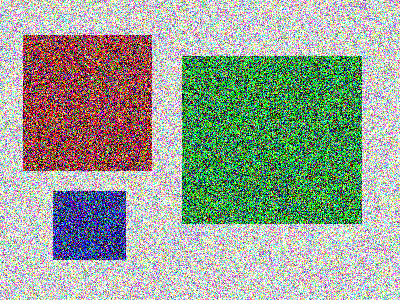
#> input picture Images/pic2.png, 400 x 300 px, found by its file name
$ python 'OTSU二值化.py'
#> lines starting #> are read from the running program, lines starting #| are printed output that depends on the picture; after the words box and inside, x2 and y2 are one past the last pixel; in counts of white or black regions, pixels touching at a corner belong together
# -*- coding: utf-8 -*-
'''
======================Welcome to Python====================
/-********Have a good time.********-/

FILE NAME:
AUTHOR: Eden·Gabriel
DATE: Dec-21-Thu/2018  08:41:08
VERSION: V-1.0
DESCRIPTION:
Otsu's二值化
'''

import cv2
import numpy as np
from matplotlib import pyplot as plt

img = cv2.imread('E:\\A_BOOM_LEARNING_EDEN_GABRIEL\\2018.12.19start_opencv+python\\Images\\pic2.png')
#> img is the input picture: shape (300, 400, 3); mean B, G, R 150, 164.4, 153.8
img = cv2.cvtColor(img,cv2.COLOR_BGR2GRAY)
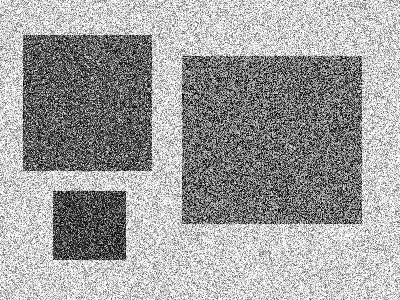
#> img: shape (300, 400); min 0, max 255, mean 159.6

ret1,th1 = cv2.threshold(img,127,255,cv2.THRESH_BINARY)
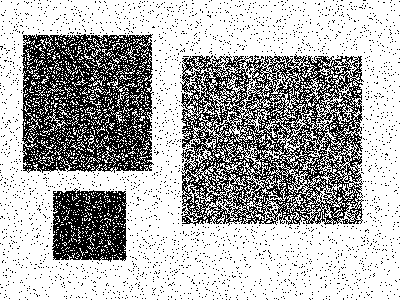
#> th1: shape (300, 400); 69.1% white; black in thin lines or dots

ret2,th2 = cv2.threshold(img,0,255,cv2.THRESH_BINARY+cv2.THRESH_OTSU)
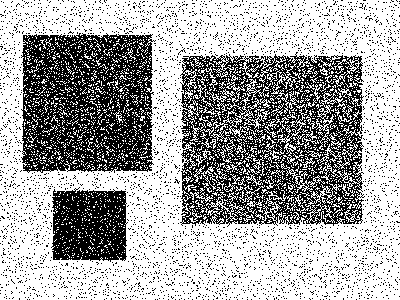
#> th2: shape (300, 400); 64.1% white; black in thin lines or dots
#> ret2 = 141


blur = cv2.GaussianBlur(img,(5,5),0)
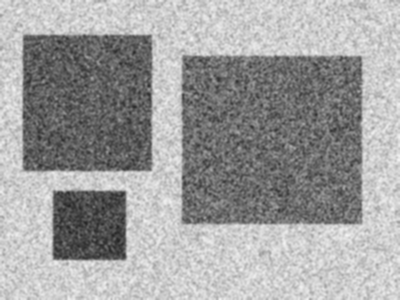
#> blur: shape (300, 400); min 36, max 243, mean 159.6
ret3,th3 =  cv2.threshold(blur,0,255,cv2.THRESH_BINARY+cv2.THRESH_OTSU)
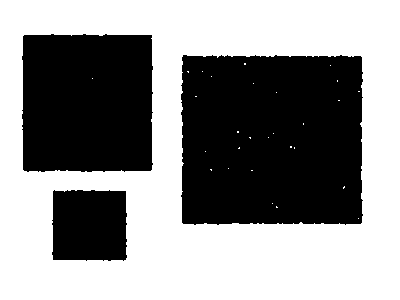
#> th3: shape (300, 400); 56.1% white; 3 black regions, box (x1, y1, x2, y2) and area: (181, 55, 363, 225) 30087, (22, 34, 153, 172) 17573, (52, 190, 127, 261) 5079
#> ret3 = 153


images = [img,0,th1,
          img,0,th2,
          blur,0,th3]
print(ret1,ret2,ret3)
#| 127.0 141.0 153.0
for i in range(3):
    plt.subplot(3,3,i*3+1),plt.imshow(images[i*3],'gray')
    plt.xticks([]), plt.yticks([])
    plt.subplot(3,3,i*3+2),plt.hist(images[i*3].ravel(),10)
    plt.xticks([]), plt.yticks([])
    plt.subplot(3,3,i*3+3),plt.imshow(images[i*3+2],'gray')
    plt.xticks([]), plt.yticks([])
plt.show()
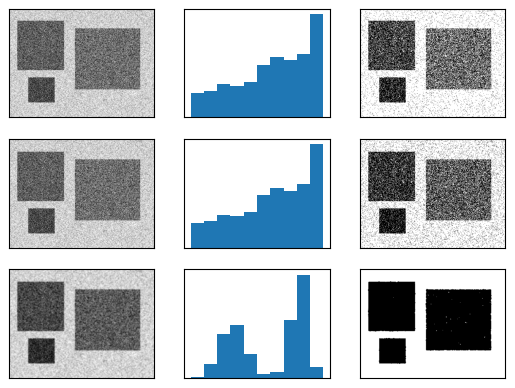
#> figure drawn by matplotlib, 9 panels

$ run again, with Images/2.png copied over Images/pic2.png
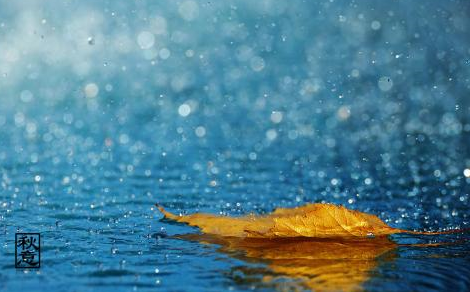
#> input picture Images/2.png, 470 x 292 px, found by its file name
#> img is the input picture: shape (292, 470, 3); mean B, G, R 146.5, 127.8, 77.3
#> img: shape (292, 470)
#> `ret1,th1 = cv2.threshold(img,127,255,cv2.THRESH_BINARY)`:
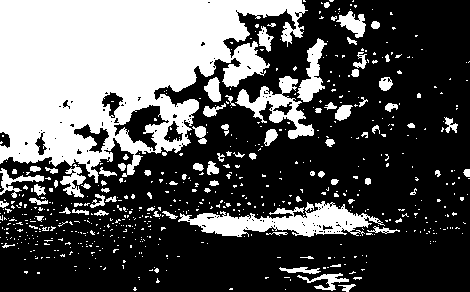
#> th1: shape (292, 470); 34.3% white; 629 white regions (544 under 20 px), largest, box (x1, y1, x2, y2) and area: (0, 0, 308, 183) 33164, (178, 201, 385, 237) 3474, (235, 76, 314, 139) 1646
#> th2: shape (292, 470); 49% white; 516 white regions (442 under 20 px), largest, box (x1, y1, x2, y2) and area: (0, 0, 401, 223) 53721, (178, 200, 400, 237) 4485, (294, 267, 364, 292) 755
#> ret2 = 115
#> `ret3,th3 =  cv2.threshold(blur,0,255,cv2.THRESH_BINARY+cv2.THRESH_OTSU)`:
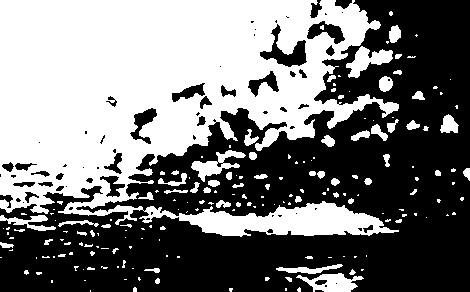
#> th3: shape (292, 470); 47.1% white; 189 white regions (128 under 20 px), largest, box (x1, y1, x2, y2) and area: (0, 0, 399, 237) 57835, (296, 273, 364, 292) 711, (346, 46, 393, 78) 696
#> ret3 = 116
#| 127.0 115.0 116.0

$ run again, with Images/22.png copied over Images/pic2.png
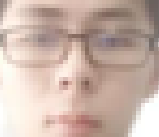
#> input picture Images/22.png, 159 x 137 px, found by its file name
#> img is the input picture: shape (137, 159, 3); mean B, G, R 169.7, 180.3, 202.4
#> img: shape (137, 159)
#> `ret1,th1 = cv2.threshold(img,127,255,cv2.THRESH_BINARY)`:
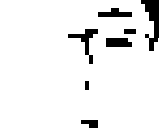
#> th1: shape (137, 159); 93.8% white; 7 black regions, largest, box (x1, y1, x2, y2) and area: (141, 0, 159, 51) 456, (68, 29, 98, 64) 285, (106, 38, 132, 47) 218
#> th2: shape (137, 159); 40.1% white; 4 white regions (1 under 20 px), largest, box (x1, y1, x2, y2) and area: (0, 0, 98, 137) 7683, (128, 85, 159, 137) 1021, (68, 25, 76, 29) 32
#> ret2 = 192
#> `ret3,th3 =  cv2.threshold(blur,0,255,cv2.THRESH_BINARY+cv2.THRESH_OTSU)`:
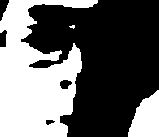
#> th3: shape (137, 159); 40.2% white; 3 white regions (1 under 20 px), largest, box (x1, y1, x2, y2) and area: (0, 0, 98, 137) 7727, (128, 90, 159, 137) 1012
#| 127.0 192.0 192.0
